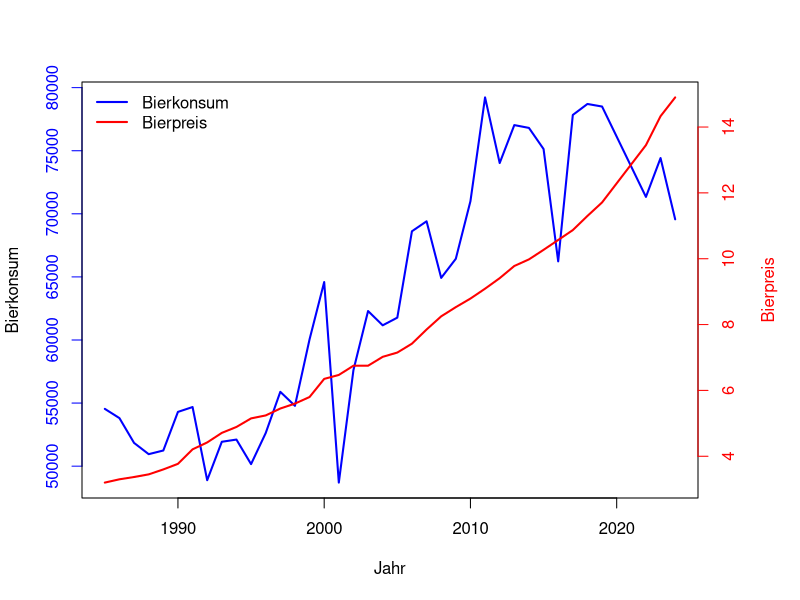

Generate this figure with R:
# wo bin ich?

getwd()


# vergleiche !

read.csv2("data//input//oktoberfest.csv")

read.csv2("data//input//oktoberfest.csv", sep=",")

# 1. Analysiere den Data Frame

# 2. Überlege dir 10 verschiedene Fragestellungen und beantworte diese mit Hilfe deines Codes

# 3. Visualisiere den Bierkonsum und Bierpreise, sowie Hendlkonsum und Hendlpreise



# Bierkonsum und Bierpreise
dff <- read.csv2("data//input//oktoberfest.csv", sep=",")

par(mar = c(5, 4, 4, 5) + 0.1)

plot(dff$jahr, dff$bier_konsum,
     type = "l", col = "blue", lwd = 2,
     xlab = "Jahr", ylab = "Bierkonsum",
     axes = FALSE)

axis(1)
axis(2, col = "blue", col.axis = "blue")
box()

par(new = TRUE)

plot(dff$jahr, as.numeric(dff$bier_preis),
     type = "l", col = "red", lwd = 2,
     axes = FALSE, xlab = "", ylab = "",
     ylim = range(as.numeric(dff$bier_preis), na.rm = TRUE))

axis(4, col = "red", col.axis = "red")
mtext("Bierpreis", side = 4, line = 3, col = "red")

legend("topleft",
       legend = c("Bierkonsum", "Bierpreis"),
       col = c("blue", "red"),
       lwd = 2,
       bty = "n")
